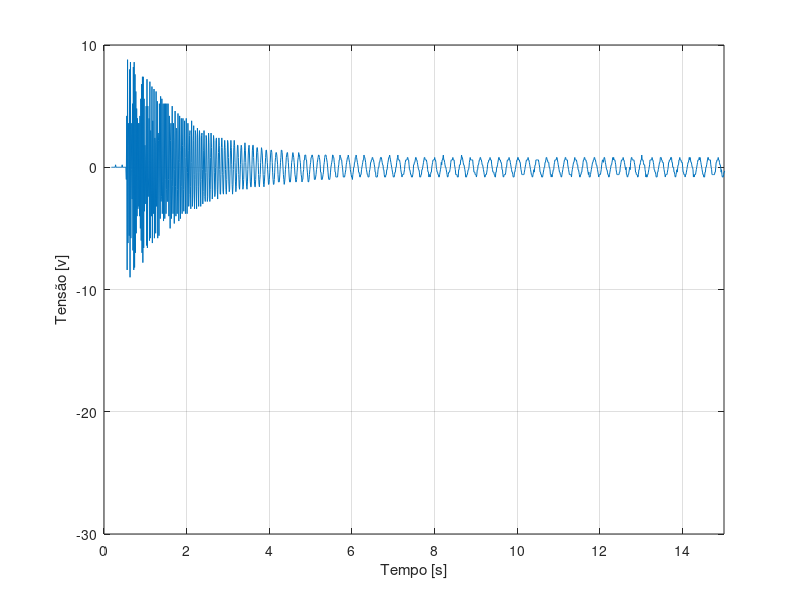

The MATLAB source for this figure:
%Plot csv file

file = csvread('TEK0000_edited.CSV');
plot(file(:,1),file(:,2))
xlim([0 15]);
grid on;
ylabel('Tensão [v]');
xlabel('Tempo [s]');